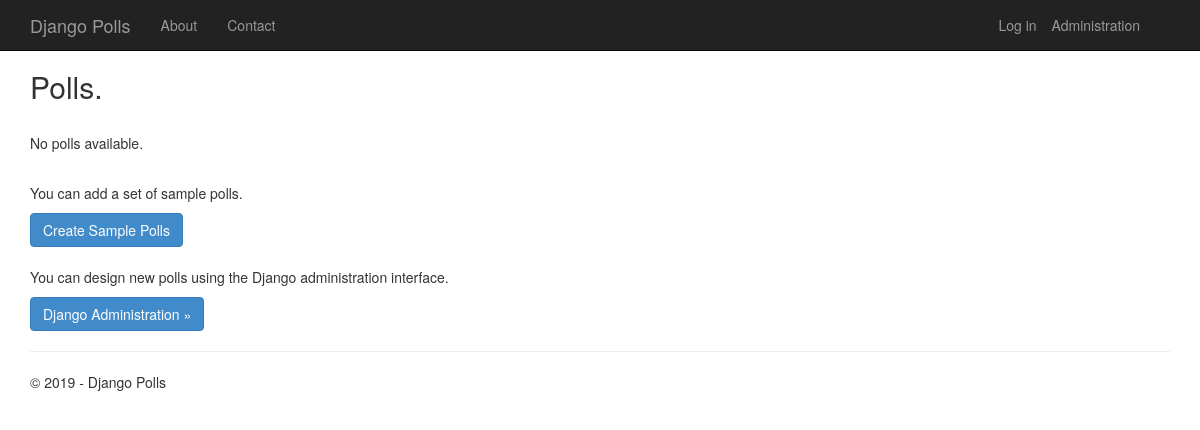
Before: / with the older database file.
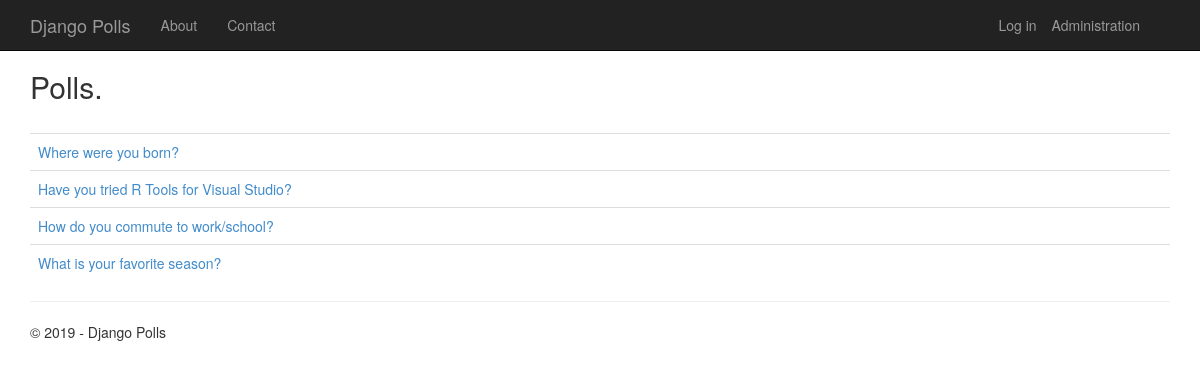
After: the same page with the newer database file.
### app/models.py (models this page shows, shortened)
class Poll(models.Model):
    text = models.CharField(max_length=200)
    pub_date = models.DateTimeField('date published')
    author = models.CharField(max_length=100, blank=True)

### app/views.py (the view)
class PollListView(ListView):
    model = Poll
    def get_context_data(self, **kwargs):
        context = super(PollListView, self).get_context_data(**kwargs)
        context['title'] = 'Polls'
        context['year'] = datetime.now().year
        return context

### app/templates/app/index.html (shortened to what this page needs)
{% extends "app/layout.html" %}
{% block content %}
<h2>Polls.</h2>
<br/>
{% if latest_poll_list %}
<table class="table table-hover">
    <tbody>
        {% for poll in latest_poll_list %}
        <tr>
            <td>
                <a href="{% url 'app:detail' poll.id %}">{{poll.text}}</a>
            </td>
        </tr>
        {% endfor %}
    </tbody>
</table>
{% else %}
<p>No polls available.</p>
<br />
<p>You can add a set of sample polls.</p>
<form action="/seed" method="post">
    <button class="btn btn-primary" type="submit">Create Sample Polls</button>
</form>
<br />
<p>You can design new polls using the Django administration interface.</p>
<p><a href="/admin" class="btn btn-primary btn-large">Django Administration &raquo;</a></p>
{% endif %}
{% endblock %}

### app/templates/app/layout.html (shortened to what this page needs)
<!DOCTYPE html>
<html>
<head>
    {% load staticfiles %}
    <link rel="stylesheet" type="text/css" href="{% static 'app/content/bootstrap.min.css' %}" />
    <link rel="stylesheet" type="text/css" href="{% static 'app/content/site.css' %}" />
</head>
<body>
    <div class="navbar navbar-inverse navbar-fixed-top">
        <div class="container">
            <div class="navbar-header">
                <a href="/" class="navbar-brand">Django Polls</a>
            </div>
            <div class="navbar-collapse collapse">
                <ul class="nav navbar-nav">
                    <li><a href="{% url 'about' %}">About</a></li>
                    <li><a href="{% url 'contact' %}">Contact</a></li>
                </ul>
                {% include 'app/loginpartial.html' %}
            </div>
        </div>
    </div>
    <div class="container body-content">
{% block content %}{% endblock %}
        <hr/>
        <footer>
            <p>&copy; {{ year }} - Django Polls</p>
        </footer>
    </div>
</body>
</html>

### app/templates/app/loginpartial.html
<ul class="nav navbar-nav navbar-right">
    <li><a href="/admin">Administration</a></li>
</ul>
{% if user.is_authenticated %}
<form id="logoutForm" action="/logout" method="post" class="navbar-right">
    {% csrf_token %}
    <ul class="nav navbar-nav navbar-right">
        <li><span class="navbar-brand">Hello {{ user.username }}!</span></li>
        <li><a href="javascript:document.getElementById('logoutForm').submit()">Log off</a></li>
    </ul>
</form>
{% else %}
<ul class="nav navbar-nav navbar-right">
    <li><a href="{% url 'login' %}">Log in</a></li>
</ul>
{% endif %}

### app/static/app/content/site.css (style rules this page uses)
body { padding-top: 50px; padding-bottom: 20px; }
.body-content { padding-left: 15px; padding-right: 15px; }

Changed rows visible on the page:
added Poll: text "Where were you born?"
added Poll: text "Have you tried R Tools for Visual Studio?"
added Poll: text "How do you commute to work/school?"
added Poll: text "What is your favorite season?"
Other visible differences:
text no longer shown: "No polls available. You can add a set of sample polls. Create Sample Polls You can design new polls using the Django administration interface. Django Administration »"
